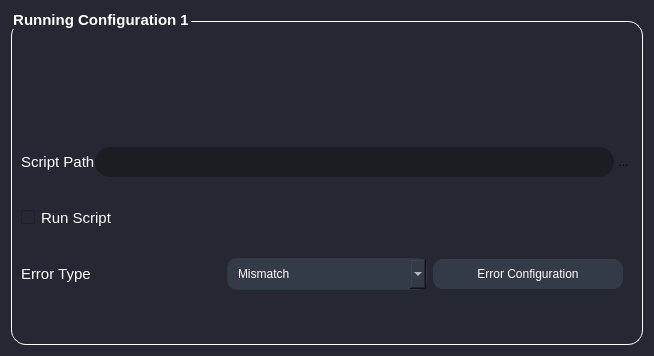
<?xml version="1.0" encoding="UTF-8"?>
<ui version="4.0">
 <class>RunningConfiguration</class>
 <widget class="QWidget" name="RunningConfiguration">
  <property name="geometry">
   <rect>
    <x>0</x>
    <y>0</y>
    <width>654</width>
    <height>356</height>
   </rect>
  </property>
  <property name="windowTitle">
   <string>Form</string>
  </property>
  <property name="styleSheet">
   <string notr="true">QWidget{
	border-radius: 15px;
	background-color: rgb(37, 40, 50);
}
QCheckBox{
	color: rgb(255, 255, 255);
	font-size: 11pt;
}
QComboBox {
	background-color: rgb(52, 59, 72);
	border: 1px solid rgb(49, 54, 65);
	height: 30px;
	border-radius: 10px;
	padding-left: 10px;
	padding-right: 15px;
	color: rgb(255, 255, 255);
}
QComboBox QAbstractItemView {
    background-color:rgb(27, 29, 35);
	border: 0px;
	color: #fff;
    selection-background-color: rgb(22, 51, 79);
    outline: none;
}
QComboBox QAbstractItemView::item:selected {
    background-color: rgb(22, 51, 79);
}
QComboBox:on {
	border: 0px solid rgb(61, 70, 86);
	background-color: rgb(57, 65, 80)
}
QComboBox QListView {
	background-color: rgb(27, 29, 35);
	border-radius: 10px;
	color: #FFF;
	padding: 10px;
}
QComboBox:disabled {
	background-color: #808080;
}
/* Label */
QLabel{
	color: rgb(255, 255, 255);
	font-size: 11pt;

}
QLineEdit{
	border: 0px solid rgb(37, 39, 48);
	height: 30px;
	border-radius: 15px;
	color: white;
	padding-left: 20px;
	padding-right: 20px;
	background-color: rgb(27, 29, 35);
}
QLineEdit:hover{
	border: 2px solid rgb(64, 71, 88)
}
QLineEdit:focus{
	border: 3px solid rgb(91, 101, 124);
	color: white;
}
QLineEdit:disabled {
	background-color: #808080;
}
/* QGroupBox  */
QGroupBox{
	margin-top: 10px;
	background-color: transparent;
    border: 1px solid rgb(255, 255, 255);
	padding-top: 20px;
}
QGroupBox::title{
	color: rgb(255, 255, 255);
	font-size: 12pt;
	margin-top: 10px;
	bottom: 20px;
}
/* Button */
QPushButton {
	border: 0px solid rgb(52, 59, 72);
	background-color: rgb(52, 59, 72);
	color: rgb(255, 255, 255);
	border-radius: 10px;
	margin-right:10px;
}
QPushButton:hover {
	background-color: rgb(57, 65, 80);
	border: 5px solid transparent;
}
QPushButton:pressed {
	background-color: rgb(35, 40, 49);
	border: 7px solid transparent;
}
QPushButton:disabled {
	background-color: rgb(102, 109, 122);
	color: rgb(168, 168, 168);
}
</string>
  </property>
  <layout class="QVBoxLayout" name="verticalLayout">
   <item>
    <widget class="QGroupBox" name="groupBox">
     <property name="font">
      <font>
       <pointsize>11</pointsize>
       <bold>true</bold>
      </font>
     </property>
     <property name="styleSheet">
      <string notr="true">QWidget{
	border-radius: 15px;
	background-color: rgb(37, 40, 50);
}
QCheckBox{
	color: rgb(255, 255, 255);
	font-size: 11pt;
}
QComboBox {
	background-color: rgb(52, 59, 72);
	border: 1px solid rgb(49, 54, 65);
	height: 30px;
	border-radius: 10px;
	padding-left: 10px;
	padding-right: 15px;
	color: rgb(255, 255, 255);
}
QComboBox QAbstractItemView {
    background-color:rgb(27, 29, 35);
	border: 0px;
	color: #fff;
    selection-background-color: rgb(22, 51, 79);
    outline: none;
}
QComboBox QAbstractItemView::item:selected {
    background-color: rgb(22, 51, 79);
}
QComboBox:on {
	border: 0px solid rgb(61, 70, 86);
	background-color: rgb(57, 65, 80)
}
QComboBox QListView {
	background-color: rgb(27, 29, 35);
	border-radius: 10px;
	color: #FFF;
	padding: 10px;
}
QComboBox:disabled {
	background-color: #808080;
}
/* Label */
QLabel{
	color: rgb(255, 255, 255);
	font-size: 11pt;

}
QLineEdit{
	border: 0px solid rgb(37, 39, 48);
	height: 30px;
	border-radius: 15px;
	color: white;
	padding-left: 20px;
	padding-right: 20px;
	background-color: rgb(27, 29, 35);
}
QLineEdit:hover{
	border: 2px solid rgb(64, 71, 88)
}
QLineEdit:focus{
	border: 3px solid rgb(91, 101, 124);
	color: white;
}
QLineEdit:disabled {
	background-color: #808080;
}
/* QGroupBox  */
QGroupBox{
	margin-top: 10px;
	background-color: transparent;
    border: 1px solid rgb(255, 255, 255);
	padding-top: 20px;
}
QGroupBox::title{
	color: rgb(255, 255, 255);
	font-size: 12pt;
	margin-top: 10px;
	bottom: 20px;
	font-style:bold;

}
/* Button */
QPushButton {
	border: 0px solid rgb(52, 59, 72);
	background-color: rgb(52, 59, 72);
	color: rgb(255, 255, 255);
	border-radius: 10px;
	margin-right:10px;
}
QPushButton:hover {
	background-color: rgb(57, 65, 80);
	border: 5px solid transparent;
}
QPushButton:pressed {
	background-color: rgb(35, 40, 49);
	border: 7px solid transparent;
}
QPushButton:disabled {
	background-color: rgb(102, 109, 122);
	color: rgb(168, 168, 168);
}
</string>
     </property>
     <property name="title">
      <string>Running Configuration 1</string>
     </property>
     <layout class="QVBoxLayout" name="verticalLayout_2">
      <item>
       <layout class="QHBoxLayout" name="horizontalLayout">
        <item>
         <spacer name="horizontalSpacer">
          <property name="orientation">
           <enum>Qt::Horizontal</enum>
          </property>
          <property name="sizeHint" stdset="0">
           <size>
            <width>40</width>
            <height>20</height>
           </size>
          </property>
         </spacer>
        </item>
        <item>
         <widget class="QPushButton" name="delete_pushButton">
          <property name="styleSheet">
           <string notr="true">background:none;</string>
          </property>
          <property name="text">
           <string/>
          </property>
          <property name="icon">
           <iconset>
            <normaloff>../IconsImages/delete.png</normaloff>../IconsImages/delete.png</iconset>
          </property>
          <property name="iconSize">
           <size>
            <width>31</width>
            <height>25</height>
           </size>
          </property>
         </widget>
        </item>
       </layout>
      </item>
      <item>
       <spacer name="verticalSpacer">
        <property name="orientation">
         <enum>Qt::Vertical</enum>
        </property>
        <property name="sizeType">
         <enum>QSizePolicy::Minimum</enum>
        </property>
        <property name="sizeHint" stdset="0">
         <size>
          <width>20</width>
          <height>20</height>
         </size>
        </property>
       </spacer>
      </item>
      <item>
       <layout class="QHBoxLayout" name="ScriptPath_horizontalLayout">
        <property name="spacing">
         <number>0</number>
        </property>
        <item>
         <widget class="QLabel" name="ScriptPath_label">
          <property name="font">
           <font>
            <family>MS Shell Dlg 2</family>
            <pointsize>11</pointsize>
            <italic>false</italic>
            <bold>false</bold>
           </font>
          </property>
          <property name="lineWidth">
           <number>0</number>
          </property>
          <property name="text">
           <string>Script Path</string>
          </property>
         </widget>
        </item>
        <item>
         <widget class="QLineEdit" name="ScriptPath_lineEdit">
          <property name="focusPolicy">
           <enum>Qt::ClickFocus</enum>
          </property>
          <property name="styleSheet">
           <string notr="true"/>
          </property>
         </widget>
        </item>
        <item>
         <widget class="QToolButton" name="BrowseScriptPath_button">
          <property name="styleSheet">
           <string notr="true">QToolButton {
    border: none; /* Remove border */
    background-color: transparent; /* Set background color to transparent */
}

QToolButton::icon {
    background-color: transparent; /* Set icon background color to transparent */
}</string>
          </property>
          <property name="text">
           <string>...</string>
          </property>
          <property name="icon">
           <iconset>
            <normaloff>:/icons/icons/folder_icon.png</normaloff>:/icons/icons/folder_icon.png</iconset>
          </property>
         </widget>
        </item>
       </layout>
      </item>
      <item>
       <widget class="QCheckBox" name="RunC_2">
        <property name="text">
         <string>Run Script</string>
        </property>
       </widget>
      </item>
      <item>
       <layout class="QHBoxLayout" name="ErrorType_horizontalLayout">
        <property name="topMargin">
         <number>0</number>
        </property>
        <item>
         <widget class="QLabel" name="ErrorL_2">
          <property name="text">
           <string>Error Type</string>
          </property>
         </widget>
        </item>
        <item>
         <widget class="QComboBox" name="ErrorC_2">
          <item>
           <property name="text">
            <string>Mismatch</string>
           </property>
          </item>
          <item>
           <property name="text">
            <string>Crash</string>
           </property>
          </item>
          <item>
           <property name="text">
            <string>Hang</string>
           </property>
          </item>
         </widget>
        </item>
        <item>
         <widget class="QPushButton" name="ErrorConf_2">
          <property name="sizePolicy">
           <sizepolicy hsizetype="Minimum" vsizetype="Fixed">
            <horstretch>0</horstretch>
            <verstretch>88</verstretch>
           </sizepolicy>
          </property>
          <property name="minimumSize">
           <size>
            <width>0</width>
            <height>30</height>
           </size>
          </property>
          <property name="text">
           <string>Error Configuration</string>
          </property>
         </widget>
        </item>
       </layout>
      </item>
      <item>
       <spacer name="verticalSpacer_2">
        <property name="orientation">
         <enum>Qt::Vertical</enum>
        </property>
        <property name="sizeType">
         <enum>QSizePolicy::Minimum</enum>
        </property>
        <property name="sizeHint" stdset="0">
         <size>
          <width>20</width>
          <height>20</height>
         </size>
        </property>
       </spacer>
      </item>
     </layout>
    </widget>
   </item>
  </layout>
 </widget>
 <resources/>
 <connections/>
</ui>
